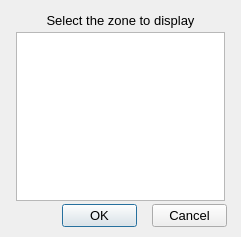
<?xml version="1.0" encoding="UTF-8"?>
<ui version="4.0">
 <class>Zone_Dialog</class>
 <widget class="QDialog" name="Zone_Dialog">
  <property name="geometry">
   <rect>
    <x>0</x>
    <y>0</y>
    <width>241</width>
    <height>237</height>
   </rect>
  </property>
  <property name="minimumSize">
   <size>
    <width>241</width>
    <height>237</height>
   </size>
  </property>
  <property name="maximumSize">
   <size>
    <width>241</width>
    <height>237</height>
   </size>
  </property>
  <property name="windowTitle">
   <string>Display view zone</string>
  </property>
  <widget class="QLabel" name="label">
   <property name="geometry">
    <rect>
     <x>10</x>
     <y>10</y>
     <width>221</width>
     <height>21</height>
    </rect>
   </property>
   <property name="font">
    <font>
     <pointsize>10</pointsize>
    </font>
   </property>
   <property name="text">
    <string>Select the zone to display</string>
   </property>
   <property name="alignment">
    <set>Qt::AlignCenter</set>
   </property>
  </widget>
  <widget class="QPushButton" name="_2">
   <property name="geometry">
    <rect>
     <x>152</x>
     <y>204</y>
     <width>75</width>
     <height>23</height>
    </rect>
   </property>
   <property name="font">
    <font>
     <pointsize>10</pointsize>
    </font>
   </property>
   <property name="text">
    <string>Cancel</string>
   </property>
   <property name="autoDefault">
    <bool>false</bool>
   </property>
  </widget>
  <widget class="QPushButton" name="_1">
   <property name="geometry">
    <rect>
     <x>62</x>
     <y>204</y>
     <width>75</width>
     <height>23</height>
    </rect>
   </property>
   <property name="font">
    <font>
     <pointsize>10</pointsize>
    </font>
   </property>
   <property name="text">
    <string>OK</string>
   </property>
   <property name="default">
    <bool>true</bool>
   </property>
  </widget>
  <widget class="RCComboList" name="_100">
   <property name="geometry">
    <rect>
     <x>16</x>
     <y>32</y>
     <width>209</width>
     <height>169</height>
    </rect>
   </property>
   <property name="minimumSize">
    <size>
     <width>209</width>
     <height>169</height>
    </size>
   </property>
   <property name="maximumSize">
    <size>
     <width>209</width>
     <height>169</height>
    </size>
   </property>
   <property name="verticalScrollMode">
    <enum>QAbstractItemView::ScrollPerItem</enum>
   </property>
  </widget>
 </widget>
 <customwidgets>
  <customwidget>
   <class>RCComboList</class>
   <extends>QListWidget</extends>
   <header>../RealCADQt/source/rccombolist.h</header>
  </customwidget>
 </customwidgets>
 <resources/>
 <connections/>
</ui>
